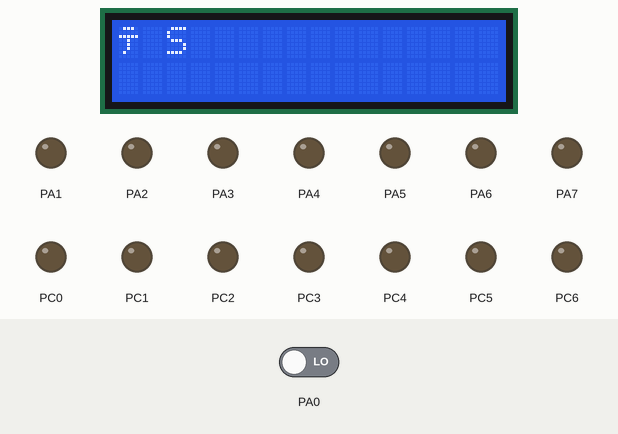
Recording of a program running on a simulated ATmega16, built with avr-gcc and emulated at 1 MHz. Parts: 16×2 character LCD, output pins drawn as LEDs (lit = HIGH). Wiring (inferred from the signals the program sends): character LCD (HD44780): RS PD0; E PD2; data PD4, PD5, PD6, PD7. The test bench sets the inputs (shaded band); at power-on: PA0 LOW. Pins used as bus, display or sensor lines are not drawn.

Above: at 0.81 s.
1.3 s: PA0 driven HIGH
At 2.7 s:
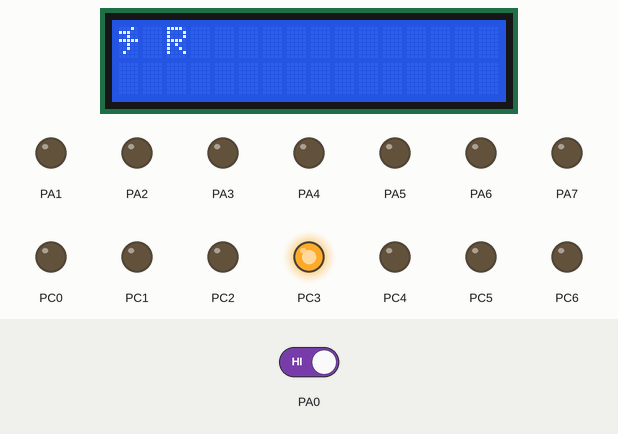
At 3.68 s:
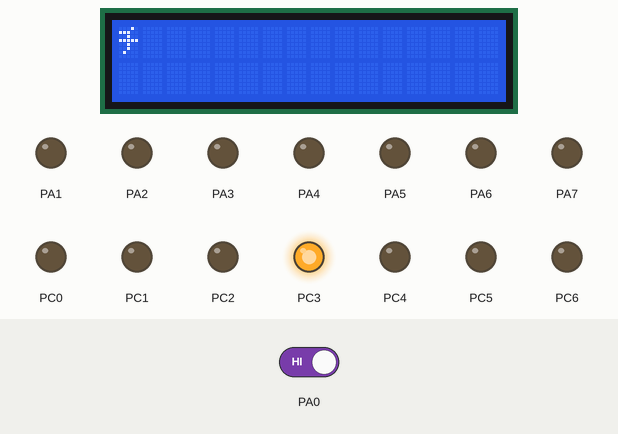
4.0 s: PA0 driven LOW
At 4.91 s:
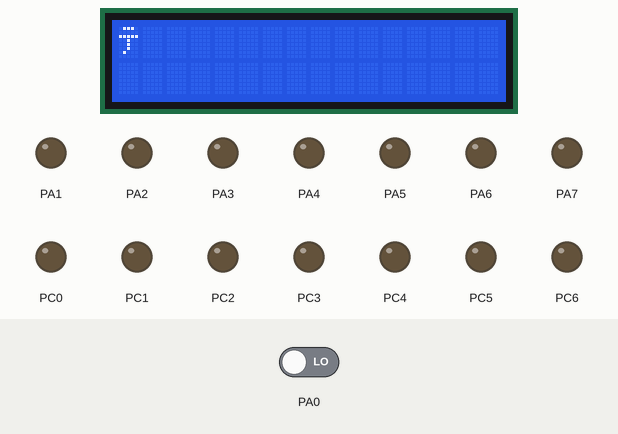
Timing chart, 0 to 7.0 s (numbered marks = the images above; inputs shaded):
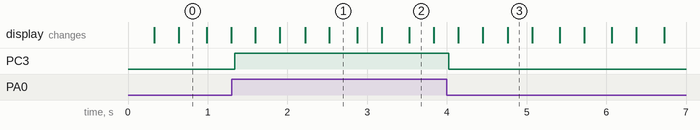

Measured:
- after the input at 1.3 s, PC3: LOW → HIGH at once; the display: changes after 0.30 s (image 1)
- after the input at 4.0 s, PC3: HIGH → LOW at once; the display: first changes after 0.14 s (image 3 shows a later state)

The program:

main.c
```c
/*
 * P11_LineFollower_v1.c
 *
 * Created: 26-03-2021 21:14:11
 * Author : Jervis
 */


#define F_CPU 1000000UL
#include <avr/io.h>
#include <string.h>
#include <util/delay.h>
#define lcd PORTD


lcd_init()
{
	lcd_cmd(0x02);
	lcd_cmd(0x28);
	lcd_cmd(0x0c);
}

lcd_cmd(int x)
{
	lcd=(x&0xf0)+0x04;
	_delay_ms(2);
	lcd=lcd-0x04;
	lcd=((x<<4)&0xf0)+0x04;
	_delay_ms(2);
	lcd=lcd-0x04;
}

lcd_data(int x)
{
	lcd=(x&0xf0)+0x05;
	_delay_ms(2);
	lcd=lcd-0x04;
	lcd=((x<<4)&0xf0)+0x05;
	_delay_ms(2);
	lcd=lcd-0x04;
}
string_data(char *str){
	int i = 0;
	for(i=0; i<=strlen(str) ; i++){
		lcd_data(str[i]);
		_delay_ms(8);
		lcd_cmd(0x06);
	}
}

char arr[11] = "0123456789";
number_data(int number){
	int i;
	if(number>0)
	{
		i=number%10;
		number=number/10;

		number_data(number);
		lcd_data(arr[i]);
		lcd_cmd(0x06);
		_delay_ms(10);
	}
}


int main(void)
{
	DDRC = DDRD = 0xff;
	DDRA = 0xfe;

	lcd_init();

	lcd_cmd(0x01);
	lcd_cmd(0x81);
	string_data("LINE FOLLOWER");

	while(1)
	{
		if (PINA == 0b00000011)
		{
			PORTC = 0x09;
			lcd_cmd(0x01);
			lcd_data(0xc1);
			string_data("F");
			// _delay_ms(10);
		}else if (PINA == 0b00000010)
		{
			PORTC = 0x01;
			lcd_cmd(0x01);
			lcd_data(0xc1);
			string_data(" L ");
			// _delay_ms(10);
		}else if (PINA == 0b00000001)
		{
			PORTC = 0x08;
			lcd_cmd(0x01);
			lcd_data(0xc1);
			string_data(" R ");
			// _delay_ms(10);
		}else if (PINA == 0b00000000)
		{
			PORTC = 0x00;
			lcd_cmd(0x01);
			lcd_data(0xc3);
			string_data(" S ");
			// _delay_ms(10);
		}

	}

}
```
